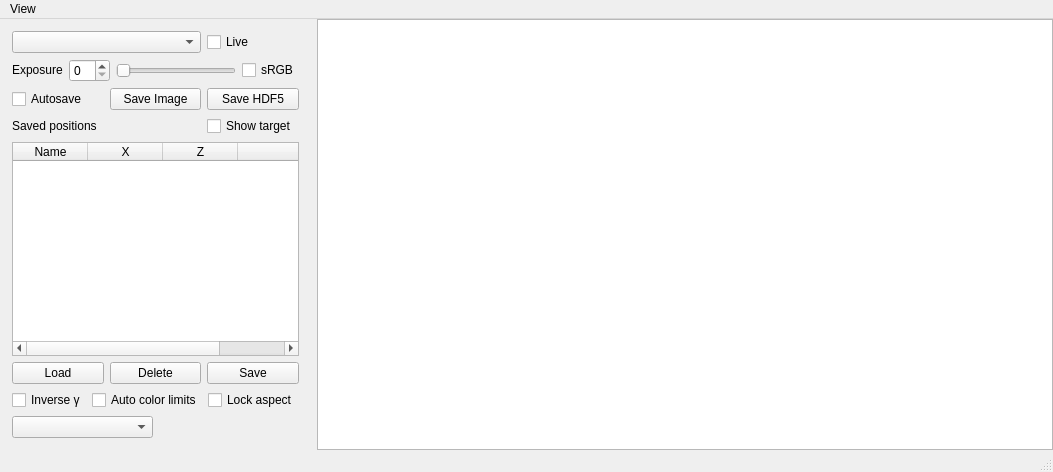
<?xml version="1.0" encoding="UTF-8"?>
<ui version="4.0">
 <class>MainWindow</class>
 <widget class="QMainWindow" name="MainWindow">
  <property name="geometry">
   <rect>
    <x>0</x>
    <y>0</y>
    <width>1053</width>
    <height>472</height>
   </rect>
  </property>
  <property name="windowTitle">
   <string>MainWindow</string>
  </property>
  <widget class="QWidget" name="centralwidget">
   <layout class="QHBoxLayout" name="horizontalLayout_4">
    <property name="leftMargin">
     <number>0</number>
    </property>
    <property name="topMargin">
     <number>0</number>
    </property>
    <property name="rightMargin">
     <number>0</number>
    </property>
    <property name="bottomMargin">
     <number>0</number>
    </property>
    <item>
     <layout class="QHBoxLayout" name="horizontalLayout">
      <item>
       <widget class="QWidget" name="widget" native="true">
        <property name="sizePolicy">
         <sizepolicy hsizetype="Maximum" vsizetype="Preferred">
          <horstretch>0</horstretch>
          <verstretch>0</verstretch>
         </sizepolicy>
        </property>
        <layout class="QHBoxLayout">
         <property name="leftMargin">
          <number>0</number>
         </property>
         <property name="topMargin">
          <number>0</number>
         </property>
         <property name="rightMargin">
          <number>0</number>
         </property>
         <property name="bottomMargin">
          <number>0</number>
         </property>
         <item>
          <layout class="QGridLayout" name="gridLayout">
           <property name="leftMargin">
            <number>12</number>
           </property>
           <property name="topMargin">
            <number>12</number>
           </property>
           <property name="rightMargin">
            <number>12</number>
           </property>
           <property name="bottomMargin">
            <number>12</number>
           </property>
           <item row="5" column="0" colspan="3">
            <layout class="QHBoxLayout" name="horizontalLayout_7">
             <item>
              <widget class="QPushButton" name="load_btn">
               <property name="text">
                <string>Load</string>
               </property>
              </widget>
             </item>
             <item>
              <widget class="QPushButton" name="delete_btn">
               <property name="text">
                <string>Delete</string>
               </property>
              </widget>
             </item>
             <item>
              <widget class="QPushButton" name="write_btn">
               <property name="toolTip">
                <string>To save to a new entry, deselect first by Ctrl + clicking</string>
               </property>
               <property name="text">
                <string>Save</string>
               </property>
              </widget>
             </item>
            </layout>
           </item>
           <item row="8" column="0" colspan="3">
            <layout class="QHBoxLayout" name="horizontalLayout_8">
             <item>
              <widget class="ColorMapComboBox" name="cmap_combo"/>
             </item>
             <item>
              <widget class="ColorMapGammaWidget" name="gamma_widget" native="true">
               <property name="sizePolicy">
                <sizepolicy hsizetype="Preferred" vsizetype="Fixed">
                 <horstretch>0</horstretch>
                 <verstretch>0</verstretch>
                </sizepolicy>
               </property>
              </widget>
             </item>
            </layout>
           </item>
           <item row="0" column="0" colspan="2">
            <widget class="QComboBox" name="camera_combo"/>
           </item>
           <item row="2" column="0" colspan="3">
            <layout class="QHBoxLayout" name="horizontalLayout_5">
             <property name="spacing">
              <number>6</number>
             </property>
             <item>
              <widget class="QCheckBox" name="autosave_check">
               <property name="text">
                <string>Autosave</string>
               </property>
              </widget>
             </item>
             <item>
              <widget class="QPushButton" name="save_img_btn">
               <property name="text">
                <string>Save Image</string>
               </property>
              </widget>
             </item>
             <item>
              <widget class="QPushButton" name="save_h5_btn">
               <property name="text">
                <string>Save HDF5</string>
               </property>
              </widget>
             </item>
            </layout>
           </item>
           <item row="1" column="0" colspan="3">
            <layout class="QHBoxLayout" name="horizontalLayout_3">
             <item>
              <widget class="QLabel" name="frame_label">
               <property name="sizePolicy">
                <sizepolicy hsizetype="Preferred" vsizetype="Fixed">
                 <horstretch>0</horstretch>
                 <verstretch>0</verstretch>
                </sizepolicy>
               </property>
               <property name="text">
                <string>Exposure</string>
               </property>
              </widget>
             </item>
             <item>
              <widget class="QSpinBox" name="exposure_spin"/>
             </item>
             <item>
              <widget class="QSlider" name="exposure_slider">
               <property name="orientation">
                <enum>Qt::Horizontal</enum>
               </property>
              </widget>
             </item>
             <item>
              <widget class="QCheckBox" name="srgb_check">
               <property name="text">
                <string>sRGB</string>
               </property>
               <property name="checked">
                <bool>false</bool>
               </property>
              </widget>
             </item>
            </layout>
           </item>
           <item row="3" column="0" colspan="2">
            <widget class="QLabel" name="label">
             <property name="sizePolicy">
              <sizepolicy hsizetype="Preferred" vsizetype="Fixed">
               <horstretch>0</horstretch>
               <verstretch>0</verstretch>
              </sizepolicy>
             </property>
             <property name="text">
              <string>Saved positions</string>
             </property>
            </widget>
           </item>
           <item row="4" column="0" colspan="3">
            <widget class="QTableWidget" name="pos_table">
             <property name="sizePolicy">
              <sizepolicy hsizetype="Expanding" vsizetype="Minimum">
               <horstretch>0</horstretch>
               <verstretch>0</verstretch>
              </sizepolicy>
             </property>
             <property name="focusPolicy">
              <enum>Qt::ClickFocus</enum>
             </property>
             <property name="alternatingRowColors">
              <bool>true</bool>
             </property>
             <property name="selectionMode">
              <enum>QAbstractItemView::SingleSelection</enum>
             </property>
             <property name="selectionBehavior">
              <enum>QAbstractItemView::SelectRows</enum>
             </property>
             <attribute name="horizontalHeaderDefaultSectionSize">
              <number>75</number>
             </attribute>
             <attribute name="horizontalHeaderHighlightSections">
              <bool>false</bool>
             </attribute>
             <column>
              <property name="text">
               <string>Name</string>
              </property>
             </column>
             <column>
              <property name="text">
               <string>X</string>
              </property>
             </column>
             <column>
              <property name="text">
               <string>Z</string>
              </property>
             </column>
             <column>
              <property name="text">
               <string/>
              </property>
             </column>
            </widget>
           </item>
           <item row="3" column="2">
            <widget class="QCheckBox" name="target_check">
             <property name="text">
              <string>Show target</string>
             </property>
            </widget>
           </item>
           <item row="7" column="0" colspan="3">
            <layout class="QHBoxLayout" name="horizontalLayout_9">
             <item>
              <widget class="QCheckBox" name="contrast_check">
               <property name="sizePolicy">
                <sizepolicy hsizetype="Preferred" vsizetype="Fixed">
                 <horstretch>0</horstretch>
                 <verstretch>0</verstretch>
                </sizepolicy>
               </property>
               <property name="toolTip">
                <string>Use 1 − x^(1/γ) instead of x^γ</string>
               </property>
               <property name="text">
                <string>Inverse γ</string>
               </property>
              </widget>
             </item>
             <item>
              <widget class="QCheckBox" name="auto_clim_check">
               <property name="text">
                <string>Auto color limits</string>
               </property>
              </widget>
             </item>
             <item>
              <widget class="QCheckBox" name="aspect_check">
               <property name="text">
                <string>Lock aspect</string>
               </property>
              </widget>
             </item>
            </layout>
           </item>
           <item row="0" column="2">
            <widget class="QCheckBox" name="live_check">
             <property name="text">
              <string>Live</string>
             </property>
            </widget>
           </item>
          </layout>
         </item>
        </layout>
       </widget>
      </item>
      <item>
       <widget class="GraphicsLayoutWidget" name="graphics_layout">
        <property name="sizePolicy">
         <sizepolicy hsizetype="Minimum" vsizetype="Expanding">
          <horstretch>0</horstretch>
          <verstretch>0</verstretch>
         </sizepolicy>
        </property>
       </widget>
      </item>
     </layout>
    </item>
   </layout>
  </widget>
  <widget class="QMenuBar" name="menubar">
   <property name="geometry">
    <rect>
     <x>0</x>
     <y>0</y>
     <width>1053</width>
     <height>21</height>
    </rect>
   </property>
   <widget class="QMenu" name="menuView">
    <property name="title">
     <string>View</string>
    </property>
    <addaction name="actionsettings"/>
    <addaction name="separator"/>
    <addaction name="actioncrosshair"/>
    <addaction name="actioncircle"/>
    <addaction name="actioninvert"/>
   </widget>
   <addaction name="menuView"/>
  </widget>
  <widget class="QStatusBar" name="statusbar"/>
  <action name="actionsettings">
   <property name="text">
    <string>Open Settings</string>
   </property>
  </action>
  <action name="actioncrosshair">
   <property name="checkable">
    <bool>true</bool>
   </property>
   <property name="text">
    <string>Show Crosshair</string>
   </property>
  </action>
  <action name="actioncircle">
   <property name="checkable">
    <bool>true</bool>
   </property>
   <property name="checked">
    <bool>true</bool>
   </property>
   <property name="text">
    <string>Show Circle</string>
   </property>
  </action>
  <action name="actioninvert">
   <property name="text">
    <string>Reverse Colors</string>
   </property>
  </action>
 </widget>
 <customwidgets>
  <customwidget>
   <class>GraphicsLayoutWidget</class>
   <extends>QGraphicsView</extends>
   <header>pyqtgraph</header>
  </customwidget>
  <customwidget>
   <class>ColorMapComboBox</class>
   <extends>QComboBox</extends>
   <header>qt_extensions.colors</header>
  </customwidget>
  <customwidget>
   <class>ColorMapGammaWidget</class>
   <extends>QWidget</extends>
   <header>qt_extensions.colors</header>
   <container>1</container>
  </customwidget>
 </customwidgets>
 <resources/>
 <connections>
  <connection>
   <sender>exposure_spin</sender>
   <signal>valueChanged(int)</signal>
   <receiver>exposure_slider</receiver>
   <slot>setValue(int)</slot>
   <hints>
    <hint type="sourcelabel">
     <x>98</x>
     <y>504</y>
    </hint>
    <hint type="destinationlabel">
     <x>227</x>
     <y>504</y>
    </hint>
   </hints>
  </connection>
  <connection>
   <sender>exposure_slider</sender>
   <signal>valueChanged(int)</signal>
   <receiver>exposure_spin</receiver>
   <slot>setValue(int)</slot>
   <hints>
    <hint type="sourcelabel">
     <x>227</x>
     <y>504</y>
    </hint>
    <hint type="destinationlabel">
     <x>98</x>
     <y>504</y>
    </hint>
   </hints>
  </connection>
 </connections>
</ui>
